Frame 1 (no input): blank canvas, image omitted
Frame 60 (the mouse pressed at the canvas centre just before this capture): blank canvas, image omitted
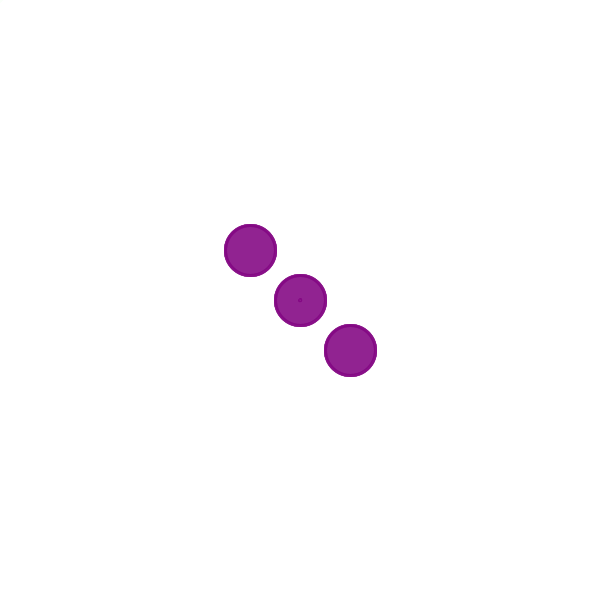
Frame 120 (the mouse held since frame 60 and released just before this capture)

The Processing sketch whose frames 1 and 60 were blank and that drew this single picture after the mouse press (run headless with seeded random() and noise(); from frame 60 on, the mouse is pressed at the canvas centre):

// Processing sketch: processing_103378
// ── processing_103378.pde

void setup()
{
  size(600, 600);
  background(255);
}

void draw()
{
  float red = map(mouseX, 0, width, 0, 255);
  float blue = map(mouseY, 0, height, 0, 255);
  float green = dist(mouseX, mouseY, width/2, height/2);
  float x = map(mouseX, 0, width, 0, 100);
  float y = map(mouseY, 0, height, 0, 100);
  float a = map(mouseX-mouseY, 0, width, 0, 100);
  float b = map(mouseX + mouseY, 0, width+height, 0, 100);
  fill(255, 255, 255, 25);
  noStroke();
  rect(0, 0, width, height);
  fill(red, green, blue, 100);
  stroke(red, green, blue, 150);
  strokeWeight(3);
  frameRate(30);
  ellipse(mouseX, mouseY, 1, 1);
  ellipse(mouseX+x, mouseY+x, b, b);
  ellipse(mouseX-y, mouseY+y, a, a);
  ellipse(mouseX+a, mouseY-a, y, y);
  ellipse(mouseX-b, mouseY-b, x, x);
  
}
